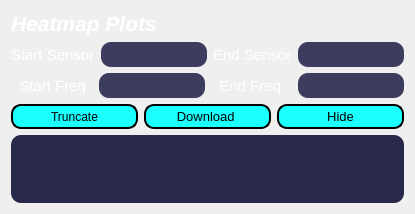
            <widget class="QWidget" name="heatwidget" native="true">
             <property name="styleSheet">
              <string notr="true">border-radius : 10px;
border-color: rgb(114, 159, 207);</string>
             </property>
             <layout class="QHBoxLayout" name="horizontalLayout_33">
              <item>
               <layout class="QVBoxLayout" name="verticalLayout_13">
                <property name="spacing">
                 <number>6</number>
                </property>
                <item>
                 <widget class="QLabel" name="label_30">
                  <property name="minimumSize">
                   <size>
                    <width>0</width>
                    <height>0</height>
                   </size>
                  </property>
                  <property name="maximumSize">
                   <size>
                    <width>16777215</width>
                    <height>30</height>
                   </size>
                  </property>
                  <property name="font">
                   <font>
                    <pointsize>16</pointsize>
                    <weight>75</weight>
                    <italic>true</italic>
                    <bold>true</bold>
                   </font>
                  </property>
                  <property name="styleSheet">
                   <string notr="true">color: rgb(255, 255, 255) ;
</string>
                  </property>
                  <property name="text">
                   <string>Heatmap Plots</string>
                  </property>
                  <property name="alignment">
                   <set>Qt::AlignLeading|Qt::AlignLeft|Qt::AlignVCenter</set>
                  </property>
                 </widget>
                </item>
                <item>
                 <layout class="QHBoxLayout" name="horizontalLayout_27">
                  <item>
                   <widget class="QLabel" name="label_sensor_5">
                    <property name="minimumSize">
                     <size>
                      <width>0</width>
                      <height>25</height>
                     </size>
                    </property>
                    <property name="maximumSize">
                     <size>
                      <width>16777215</width>
                      <height>30</height>
                     </size>
                    </property>
                    <property name="font">
                     <font>
                      <pointsize>11</pointsize>
                     </font>
                    </property>
                    <property name="styleSheet">
                     <string notr="true">color: rgb(255, 255, 255) ;
</string>
                    </property>
                    <property name="text">
                     <string>Start Sensor</string>
                    </property>
                    <property name="alignment">
                     <set>Qt::AlignLeading|Qt::AlignLeft|Qt::AlignVCenter</set>
                    </property>
                   </widget>
                  </item>
                  <item>
                   <widget class="QLineEdit" name="startsensor">
                    <property name="sizePolicy">
                     <sizepolicy hsizetype="Preferred" vsizetype="Preferred">
                      <horstretch>0</horstretch>
                      <verstretch>0</verstretch>
                     </sizepolicy>
                    </property>
                    <property name="minimumSize">
                     <size>
                      <width>0</width>
                      <height>25</height>
                     </size>
                    </property>
                    <property name="styleSheet">
                     <string notr="true">background-color: rgba(60,60,94,255);
color:rgb(255, 255, 255)</string>
                    </property>
                   </widget>
                  </item>
                  <item>
                   <widget class="QLabel" name="label_sensor_4">
                    <property name="minimumSize">
                     <size>
                      <width>0</width>
                      <height>25</height>
                     </size>
                    </property>
                    <property name="maximumSize">
                     <size>
                      <width>16777215</width>
                      <height>30</height>
                     </size>
                    </property>
                    <property name="font">
                     <font>
                      <pointsize>11</pointsize>
                     </font>
                    </property>
                    <property name="styleSheet">
                     <string notr="true">color: rgb(255, 255, 255) ;
</string>
                    </property>
                    <property name="text">
                     <string>End Sensor</string>
                    </property>
                    <property name="alignment">
                     <set>Qt::AlignLeading|Qt::AlignLeft|Qt::AlignVCenter</set>
                    </property>
                   </widget>
                  </item>
                  <item>
                   <widget class="QLineEdit" name="endsensor">
                    <property name="sizePolicy">
                     <sizepolicy hsizetype="Preferred" vsizetype="Preferred">
                      <horstretch>0</horstretch>
                      <verstretch>0</verstretch>
                     </sizepolicy>
                    </property>
                    <property name="minimumSize">
                     <size>
                      <width>0</width>
                      <height>25</height>
                     </size>
                    </property>
                    <property name="styleSheet">
                     <string notr="true">background-color: rgba(60,60,94,255);
color:rgb(255, 255, 255)</string>
                    </property>
                   </widget>
                  </item>
                 </layout>
                </item>
                <item>
                 <layout class="QHBoxLayout" name="horizontalLayout_31">
                  <item>
                   <widget class="QLabel" name="label_29">
                    <property name="sizePolicy">
                     <sizepolicy hsizetype="Preferred" vsizetype="Preferred">
                      <horstretch>0</horstretch>
                      <verstretch>0</verstretch>
                     </sizepolicy>
                    </property>
                    <property name="minimumSize">
                     <size>
                      <width>0</width>
                      <height>25</height>
                     </size>
                    </property>
                    <property name="maximumSize">
                     <size>
                      <width>16777215</width>
                      <height>30</height>
                     </size>
                    </property>
                    <property name="font">
                     <font>
                      <pointsize>11</pointsize>
                     </font>
                    </property>
                    <property name="styleSheet">
                     <string notr="true">color: rgb(255, 255, 255) ;
</string>
                    </property>
                    <property name="text">
                     <string>  Start Freq</string>
                    </property>
                    <property name="alignment">
                     <set>Qt::AlignLeading|Qt::AlignLeft|Qt::AlignVCenter</set>
                    </property>
                   </widget>
                  </item>
                  <item>
                   <widget class="QLineEdit" name="startfreq">
                    <property name="sizePolicy">
                     <sizepolicy hsizetype="Preferred" vsizetype="Preferred">
                      <horstretch>0</horstretch>
                      <verstretch>0</verstretch>
                     </sizepolicy>
                    </property>
                    <property name="minimumSize">
                     <size>
                      <width>0</width>
                      <height>25</height>
                     </size>
                    </property>
                    <property name="styleSheet">
                     <string notr="true">background-color: rgba(60,60,94,255);
color:rgb(255, 255, 255)</string>
                    </property>
                   </widget>
                  </item>
                  <item>
                   <widget class="QLabel" name="label_31">
                    <property name="sizePolicy">
                     <sizepolicy hsizetype="Preferred" vsizetype="Preferred">
                      <horstretch>0</horstretch>
                      <verstretch>0</verstretch>
                     </sizepolicy>
                    </property>
                    <property name="minimumSize">
                     <size>
                      <width>0</width>
                      <height>25</height>
                     </size>
                    </property>
                    <property name="maximumSize">
                     <size>
                      <width>16777215</width>
                      <height>30</height>
                     </size>
                    </property>
                    <property name="font">
                     <font>
                      <pointsize>11</pointsize>
                     </font>
                    </property>
                    <property name="styleSheet">
                     <string notr="true">color: rgb(255, 255, 255) ;
</string>
                    </property>
                    <property name="text">
                     <string>  End Freq</string>
                    </property>
                    <property name="alignment">
                     <set>Qt::AlignLeading|Qt::AlignLeft|Qt::AlignVCenter</set>
                    </property>
                   </widget>
                  </item>
                  <item>
                   <widget class="QLineEdit" name="endfreq">
                    <property name="sizePolicy">
                     <sizepolicy hsizetype="Preferred" vsizetype="Preferred">
                      <horstretch>0</horstretch>
                      <verstretch>0</verstretch>
                     </sizepolicy>
                    </property>
                    <property name="minimumSize">
                     <size>
                      <width>0</width>
                      <height>25</height>
                     </size>
                    </property>
                    <property name="styleSheet">
                     <string notr="true">background-color: rgba(60,60,94,255);
color:rgb(255, 255, 255)</string>
                    </property>
                   </widget>
                  </item>
                 </layout>
                </item>
                <item>
                 <layout class="QHBoxLayout" name="horizontalLayout_29">
                  <item>
                   <widget class="QPushButton" name="truncate">
                    <property name="sizePolicy">
                     <sizepolicy hsizetype="Minimum" vsizetype="Minimum">
                      <horstretch>0</horstretch>
                      <verstretch>0</verstretch>
                     </sizepolicy>
                    </property>
                    <property name="minimumSize">
                     <size>
                      <width>100</width>
                      <height>25</height>
                     </size>
                    </property>
                    <property name="styleSheet">
                     <string notr="true">QPushButton#truncate{border: 2px solid black;
border-radius :10px;
color: rgb(0,0,0);
background-color: rgba(27,255,255,255);}
QPushButton#truncate::hover{border: 1px solid black;
font: 12pt &quot;Ubuntu&quot;;}</string>
                    </property>
                    <property name="text">
                     <string>Truncate</string>
                    </property>
                   </widget>
                  </item>
                  <item>
                   <widget class="QPushButton" name="download_hmap">
                    <property name="sizePolicy">
                     <sizepolicy hsizetype="Minimum" vsizetype="Minimum">
                      <horstretch>0</horstretch>
                      <verstretch>0</verstretch>
                     </sizepolicy>
                    </property>
                    <property name="minimumSize">
                     <size>
                      <width>100</width>
                      <height>25</height>
                     </size>
                    </property>
                    <property name="font">
                     <font>
                      <pointsize>10</pointsize>
                     </font>
                    </property>
                    <property name="styleSheet">
                     <string notr="true">QPushButton#download_hmap{border: 2px solid black;
border-radius :10px;
color: rgb(0,0,0);
background-color: rgba(27,255,255,255);}
QPushButton#download_hmap::hover{border: 1px solid black;
font: 12pt &quot;Ubuntu&quot;;}</string>
                    </property>
                    <property name="text">
                     <string>Download </string>
                    </property>
                   </widget>
                  </item>
                  <item>
                   <widget class="QPushButton" name="clear_heatmap">
                    <property name="sizePolicy">
                     <sizepolicy hsizetype="Minimum" vsizetype="Minimum">
                      <horstretch>0</horstretch>
                      <verstretch>0</verstretch>
                     </sizepolicy>
                    </property>
                    <property name="minimumSize">
                     <size>
                      <width>100</width>
                      <height>25</height>
                     </size>
                    </property>
                    <property name="font">
                     <font>
                      <pointsize>10</pointsize>
                     </font>
                    </property>
                    <property name="styleSheet">
                     <string notr="true">QPushButton#clear_heatmap{border: 2px solid black;
border-radius :10px;
color: rgb(0,0,0);
background-color: rgba(27,255,255,255);}
QPushButton#clear_heatmap::hover{border: 1px solid black;
font: 12pt &quot;Ubuntu&quot;;}</string>
                    </property>
                    <property name="text">
                     <string>Hide</string>
                    </property>
                   </widget>
                  </item>
                 </layout>
                </item>
                <item>
                 <widget class="QScrollArea" name="scrollArea_3">
                  <property name="widgetResizable">
                   <bool>true</bool>
                  </property>
                  <property name="alignment">
                   <set>Qt::AlignLeading|Qt::AlignLeft|Qt::AlignTop</set>
                  </property>
                  <widget class="QWidget" name="scrollAreaWidgetContents_3">
                   <property name="geometry">
                    <rect>
                     <x>0</x>
                     <y>0</y>
                     <width>314</width>
                     <height>626</height>
                    </rect>
                   </property>
                   <property name="styleSheet">
                    <string notr="true">background-color: rgba(40,40,74,255);
color: rgb(255, 255, 255);</string>
                   </property>
                   <layout class="QHBoxLayout" name="horizontalLayout_30">
                    <item>
                     <layout class="QVBoxLayout" name="Heatplot">
                      <property name="spacing">
                       <number>6</number>
                      </property>
                     </layout>
                    </item>
                   </layout>
                  </widget>
                 </widget>
                </item>
               </layout>
              </item>
             </layout>
            </widget>
